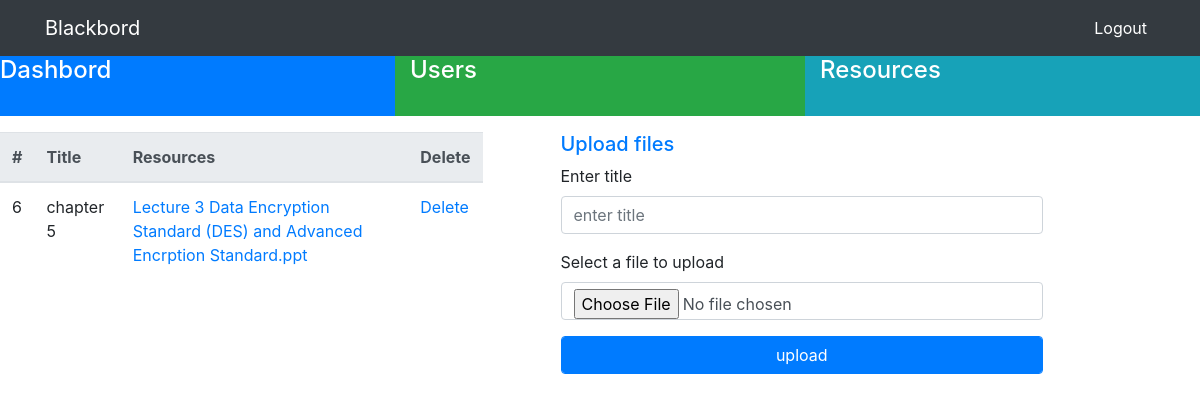
The app's page /resources.php with its own data.
### tables this page shows
CREATE TABLE `resources` (
  `res_id` int(3) NOT NULL,
  `res_title` varchar(255) NOT NULL,
  `res_file` text NOT NULL
);

### resources.php (the view, shortened to what this page needs)
<!doctype html>
<html lang="en">
  <head>
    <link rel="stylesheet" href="https://stackpath.bootstrapcdn.com/bootstrap/4.1.3/css/bootstrap.min.css">
    <link rel="stylesheet" type="text/css" href="style.css" >
  </head>
  <body>
   <div class="navbar navbar-expand-sm navbar-dark bg-dark fixed top">
   <div class="container">
   <a href="index.php" class="navbar-brand">Blackbord</a>
  <div class="collapse navbar-collapse" id="navbarSupportedContent">
    <ul class="navbar-nav ml-auto">
      <li class="nav-item active">
        <a class="nav-link" href="logout.php">Logout<span class="sr-only">(current)</span></a>
      </li>
      </ul>
      </div>
      </div>
   </div>
    <div class="row " style="height:60px">
    <div class="col-md-4 bg-primary "><a class="text-white " href="dashbord.php"><h4>Dashbord</h4> </a></div>
    <div class="col-md-4 bg-success "><a class="text-white" href="usersDetails.php"><h4>Users</h4></a></div>
    <div class="col-md-4 bg-info "><a class="text-white" href="resources.php"><h4> Resources</h4></a></div>
   </div>
    <div class="row reg mt-2 pt-2">
    <div class="col-md-5">
    <table class="table">
  <thead class="thead-light">
    <tr>
      <th scope="col">#</th>
      <th scope="col">Title</th>
      <th scope="col">Resources</th>
      <th scope="col">Delete</th>
    </tr>
  </thead>
  <tbody>
  <?php
require 'db.php';
$query = "SELECT * FROM resources";
$select_files = mysqli_query($conn, $query);
while($row=(mysqli_fetch_assoc($select_files))){
    $res_id = $row['res_id'];
    $res_title = $row['res_title'];
    $res_file = $row['res_file'];
    echo "
       <tr>
       <td>$res_id </td>
       <td>$res_title</td>
       <td><a download='<?php echo $res_file; ?>' href='uploads/$res_file '>$res_file </a></td>
       <td><a href='resources.php?delete={$res_id}'>Delete</a></td>
       </tr>
       ";
}
?>
  </tbody>
</table>
    </div>
    <div class="col-md-5 ml-5">
    <form action="" method="post" enctype="multipart/form-data">
      <h5 class="text-primary">Upload files</h5>
      <div class="form-group">
     <label for="upload">Enter title</label>
     <input type="text" class="form-control" name="title" placeholder="enter title" required>
     </div>
     <div class="form-group">
     <label for="res">Select a file to upload</label>
     <input type="file" class="form-control" name="res">
     </div>
     <div class="form-group">
     <input type="submit" class="form-control btn btn-primary" name="submit" value="upload">
     </div>
    </form>
    </div>
    </div>
  </body>
</html>

### records on screen
resources: res_id "6", res_title "chapter 5", res_file "Lecture 3 Data Encryption Standard (DES) and Advanced Encrption Standard.ppt"
